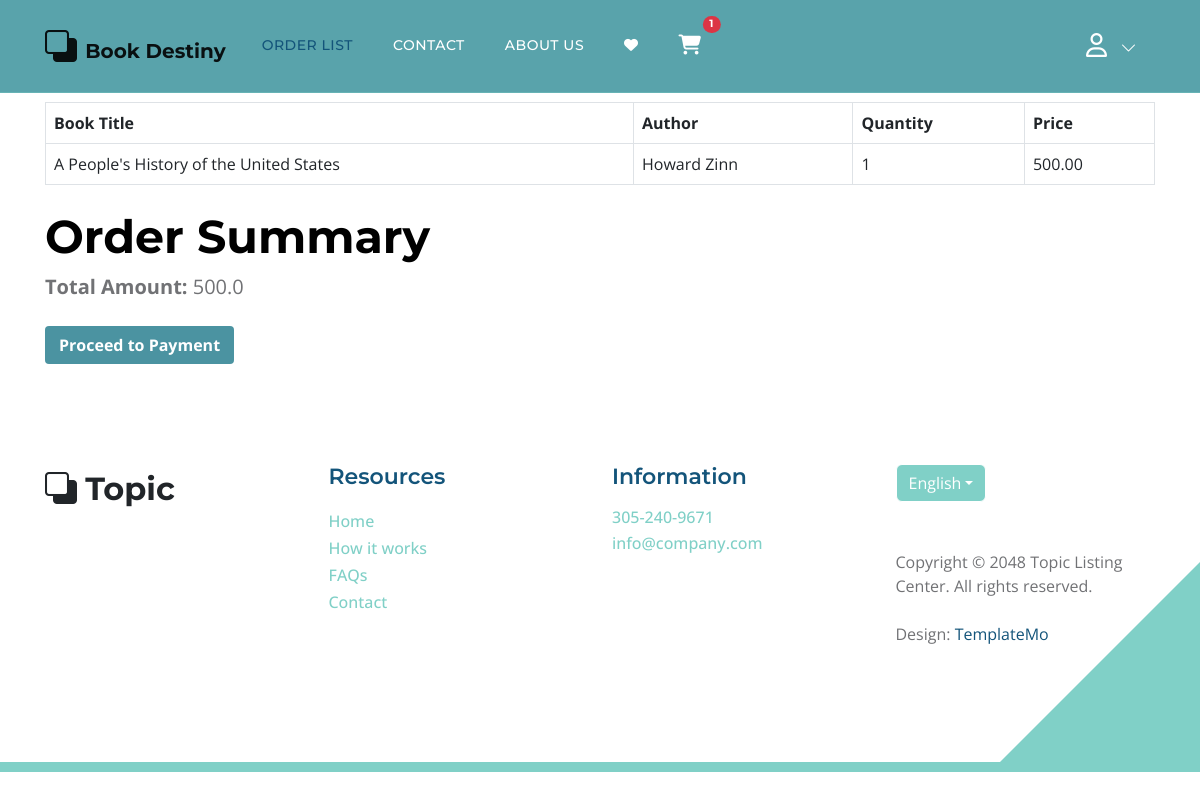
The page /payment/checkout/ (signed in) on the database as committed earlier.
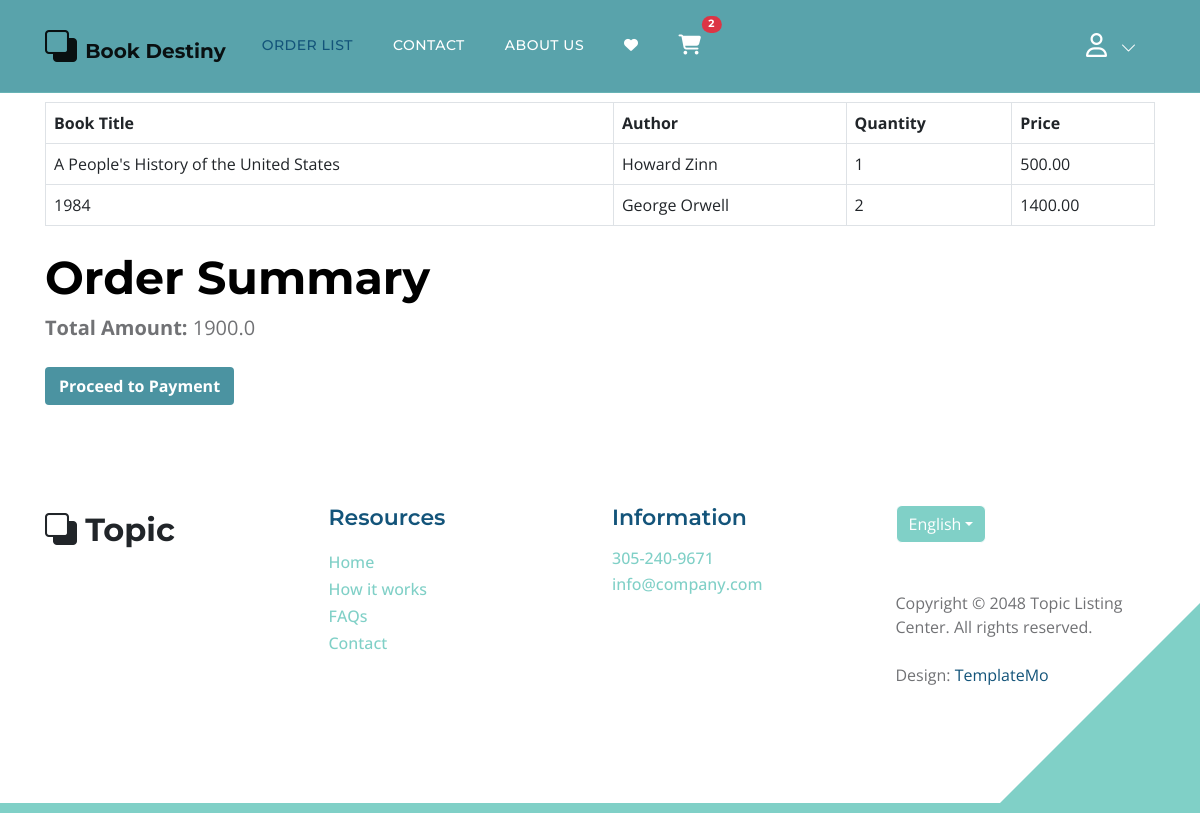
The same page on the database as committed later.
### order/models.py (models this page shows)
class Cart(models.Model):
    user = models.ForeignKey(User, on_delete=models.CASCADE, related_name='cart')
    item = models.ForeignKey(Book, on_delete=models.CASCADE)
    quantity = models.IntegerField(default=1)
    purchased = models.BooleanField(default=False)
    created = models.DateTimeField(auto_now_add=True)
    updated = models.DateTimeField(auto_now=True)
    def get_total(self):
        return self.item.borrowing_price * self.quantity

### library/models.py (models this page shows, shortened)
class Book(models.Model):
    category = models.ManyToManyField(Category) # ekta post multiple categorir moddhe thakte pare abar ekta categorir moddhe multiple post thakte pare
    title = models.CharField(max_length=50)
    author = models.CharField(max_length=100)
    ISBN = models.CharField(max_length=13)
    publication_date = models.DateField()
    genre = models.CharField(max_length=50)
    availability_status = models.BooleanField(default=True)
    description= models.TextField()
    available_copies = models.PositiveIntegerField(default=0)  # Added a field for available copies
    borrowing_price= models.DecimalField(max_digits=10, decimal_places=2)
    image=models.ImageField(upload_to='Library/media/uploads/',blank=True,null=True)
    borrow_book = models.BooleanField(default=False)

### payment/views.py (the view)
# urls.py: path('checkout/',views.checkout,name='checkout'),
def checkout(request):
    try:
        order = Order.objects.get(user=request.user, ordered=False)
        order_items = order.orderitems.all()
        order_total = order.get_totals()
    except Order.DoesNotExist:
        order_items = []
        order_total = 0
    context = {
        'order_items': order_items,
        'order_total': order_total,
    }
    return render(request, 'checkout.html', context)

### order/context_processors.py (called while the page is built)
def cart_item_count(request):
    if request.user.is_authenticated:
        cart_count = Cart.objects.filter(user=request.user, purchased=False).count()
    else:
        cart_count = 0
    return {'cart_count': cart_count}

### order/models.py (called while the page is built)
    def get_totals(self):
        total = 0
        for order_item in self.orderitems.all():
            total += float(order_item.get_total())
        return total

### payment/templates/checkout.html (shortened to what this page needs)
{% extends 'base.html' %}
{% load static %}
{% block content %}
<div class="container mt-4">
    <h1>Checkout</h1>
    {% if order_items %}
        <table class="table table-bordered">
            <thead>
                <tr>
                    <th>Book Title</th>
                    <th>Author</th>
                    <th>Quantity</th>
                    <th>Price</th>
                </tr>
            </thead>
            <tbody>
                {% for item in order_items %}
                <tr>
                    <td>{{ item.item.title }}</td>
                    <td>{{ item.item.author }}</td>
                    <td>{{ item.quantity }}</td>
                    <td>{{ item.get_total }}</td>
                </tr>
                {% endfor %}
            </tbody>
        </table>
        <div class="order-summary mt-4">
            <h2>Order Summary</h2>
            <p><strong>Total Amount:</strong> {{ order_total }}</p>
        </div>
        <div class="mt-4">
            <form action="{% url 'payment:payment' %}" method="post">
                <button type="submit" class="btn btn-primary">Proceed to Payment</button>
            </form>
        </div>
    {% else %}
        <div class="alert alert-warning" role="alert">
            You do not have any items in your order.
        </div>
    {% endif %}
</div>
{% endblock %}

Rows that differ between the two databases and show on the page:
added Cart: item "1984", item.author "George Orwell", quantity "2", get_total "1400.00"
Other text that changed with them:
{{ cart_count }}: "1" → "2"
{{ order_total }}: "500.0" → "1900.0"
